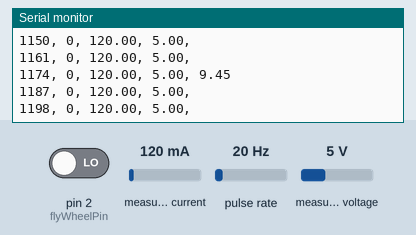
Recording of a sketch running on a simulated Arduino Uno, built with avr-gcc and run on an emulated ATmega328P. Parts: the last lines printed to the serial monitor. Wiring (inferred from the names in the program): pulse sensor: data A0. Inputs (shaded band) come from the test bench; at power-on: measured current 120 mA, measured voltage 5 V, pulse rate 20 Hz, pin 2 (flyWheelPin) LOW.

Above: at 1.2 s.
1.3 s: measured current set to 40 mA
At 2.11 s:
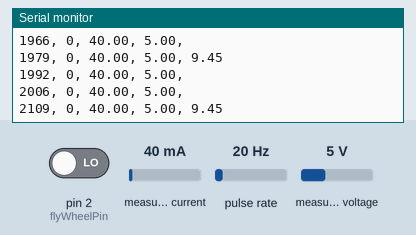
2.8 s: measured voltage set to 0.3 V
At 2.93 s:
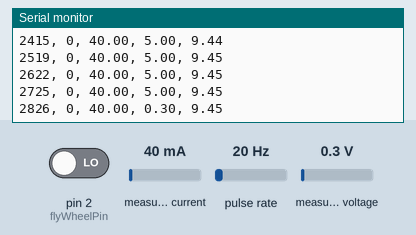
5.8 s: pulse rate (sensor on A0) set to 4 Hz
At 5.8 s:
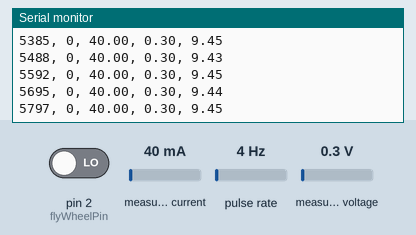
7.3 s: pin 2 (flyWheelPin) driven HIGH
At 7.44 s:
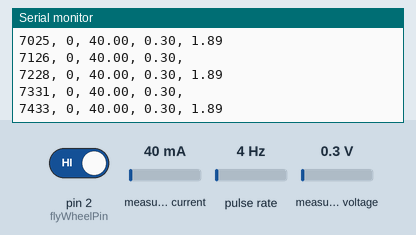
8.8 s: measured voltage set to 11.2 V
At 8.86 s:
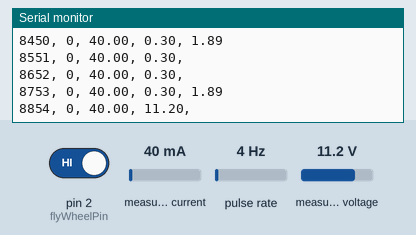
11.8 s: pulse rate (sensor on A0) set to 50 Hz
At 11.8 s:
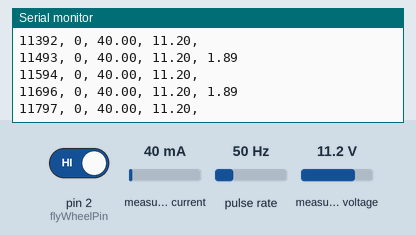
Timing chart, 0 to 14.3 s (numbered marks = the images above; inputs shaded):
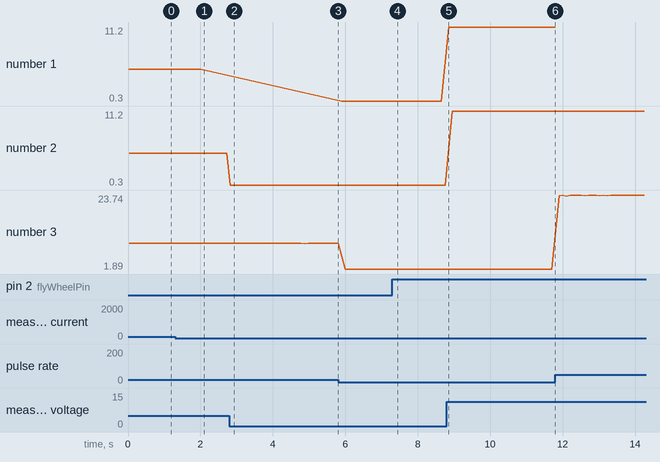

Measured:
- after the input at 7.3 s, the serial monitor: prints a new line after 0.13 s (image 4)
- after the input at 8.8 s, the serial monitor: prints a new line after 0.06 s (image 5)
- plotted number 1: 0.3 → 11.2 after the input at 8.8 s
- plotted number 2: 0.3 → 11.2 after the input at 8.8 s
- plotted number 3: 9.45 → 1.89 after the input at 5.8 s, 1.89 → 23.62 after the input at 11.8 s

The sketch:

Stryfe_instrumented.ino
```cpp
#include <Adafruit_INA260.h>

Adafruit_INA260 ina260 = Adafruit_INA260();

float maxAmp = 0;
float curAmp = 0;
long showTime = 0;


int DART_IR = A0;
int flyWheelPin = 2;
int voltagePin = A3;
float voltage = 0;
float vcc = 5.0;
float vd_factor = 1; //3.09;  //(9.76 + 4.42) / 4.42
float voltage_low = 6.5; //5.0; //6.5;
float voltage_high = 8.4; //6.0; //8.4;
float minVoltage = 100;

volatile int shot_count = 0;
volatile long dart_time1_us = 0;
volatile long dart_time2_us = 0;
volatile bool dart_flag = false;
float dart_speed_fps = 0;
float dartLength_mm = 72;
long dart_interval_us = 0;

volatile long mtr_time1_us = 0;
volatile long mtr_time2_us = 0;
volatile byte cnt = 0;
long rpm = 0;
int loopCount = 0;


bool start_flag = false;

void pciSetup(byte pin){
  // https://playground.arduino.cc/Main/PinChangeInterrupt/
  *digitalPinToPCMSK(pin) |= bit (digitalPinToPCMSKbit(pin));  // enable pin
  PCIFR  |= bit (digitalPinToPCICRbit(pin)); // clear any outstanding interrupt
  PCICR  |= bit (digitalPinToPCICRbit(pin)); // enable interrupt for the group
}


ISR (PCINT1_vect) {  // handle pin change interrupt for A0 to A5 here
  if (digitalRead(DART_IR)) { // HIGH if dart present
    dart_time1_us = micros();
  }
  else {                        // LOW when dart exits
    dart_time2_us = micros();
    dart_flag = true;
  }
}


void flywheel_interrupt(){
  mtr_time2_us = mtr_time1_us;
  mtr_time1_us = micros();
}


void setup() {
  Serial.begin(57600);
  // Wait until serial port is opened
  while (!Serial) { delay(10); }

  Serial.println("Adafruit INA260 Test");

  if (!ina260.begin()) {
    Serial.println("Couldn't find INA260 chip");
    while (1);
  }
  Serial.println("Found INA260 chip");

  pinMode(DART_IR, INPUT_PULLUP);            // external pullup
  pciSetup(DART_IR);

  pinMode(flyWheelPin, INPUT);
  pinMode(voltagePin, INPUT);
  attachInterrupt(digitalPinToInterrupt(flyWheelPin), flywheel_interrupt, RISING);
  Serial.println("time (ms), rpm, mA, mA max");
  Serial.println("shot, time (s), fps, rpm");
}


void loop() {
  //detachInterrupt(digitalPinToInterrupt(flyWheelPin));
  long mtr_interval_us = mtr_time1_us - mtr_time2_us;
  //attachInterrupt(digitalPinToInterrupt(flyWheelPin), flywheel_interrupt, RISING);
  if (mtr_interval_us > 0){
    rpm = 1E+6 * 60 / mtr_interval_us;
  }
  if (rpm < 1000){
    rpm = 0;
  }
  //if ((micros() - mtr_time1_us) > 1E+4){
  //  rpm = 0;
  //  //start_flag = false;
  //}

  //voltage = analogRead(voltagePin) / 1023.0 * vcc *vd_factor;
  voltage = ina260.readBusVoltage()/1000;
  if (voltage < minVoltage){
    minVoltage = voltage;
  }
  /*
  float total = 0;
  for(int x=0; x<10; x++){
    curAmp = ina260.readCurrent();
    delay(1);
    total = total + curAmp;
    if (curAmp > maxAmp){
      maxAmp = curAmp;
    }
  }
  curAmp = total / 25.0;
  */
  curAmp = ina260.readCurrent();
  if (curAmp > maxAmp){
    maxAmp = curAmp;
  }

  if (curAmp < 0){ curAmp = 0;}

  if (dart_flag){ // dart has exited gate
    shot_count += 1;
    dart_interval_us = dart_time2_us - dart_time1_us;
    dart_speed_fps = dartLength_mm / dart_interval_us / 25.4 / 12 * 1E+6;      // feet per second
    dart_flag = false;
    /*
    Serial.print(shot_count);
    Serial.print(", ");
    Serial.print(millis()/1000.0, 1);
    Serial.print(",  ");
    Serial.print(dart_speed_fps, 1);
    Serial.print(", ");
    Serial.println(rpm);
   */
  }

  loopCount += 1;
  long mark = millis();
  if (mark > showTime){

    //Serial.print(mtr_interval_us);
    Serial.print(mark);
    Serial.print(", ");
    Serial.print(rpm);
    Serial.print(", ");
    Serial.print(maxAmp);
    Serial.print(", ");
    //Serial.print(minVoltage, 2);
    Serial.print(voltage, 2);
    //Serial.print(", ");
    //Serial.print(loopCount);
    if (dart_speed_fps > 0){
      Serial.print(", ");
      Serial.println(dart_speed_fps);
      dart_speed_fps = 0;
    }
    else{
      Serial.println(",");
    }

    //Serial.println(", ");
    if (mark < 2000){
      showTime = mark + 10;
    }
    else{
      showTime = mark + 100;
    }
    loopCount = 0;
    maxAmp = 0;
    minVoltage = 100;
  }

}
```
